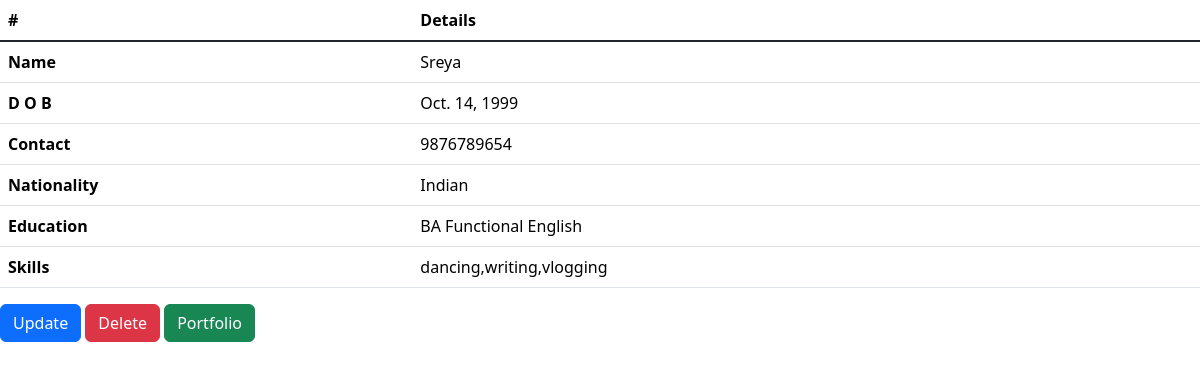
Page /list/25 on the committed database.
### userapp/models.py (models this page shows, shortened)
class Info(models.Model):
    name=models.CharField(max_length=200,null=True)
    DOB=models.DateField(auto_now=False,name=None)
    Contact=models.IntegerField()
    Nationality=models.CharField(max_length=200,null=True)
    Education=models.CharField(max_length=200,null=True)
    Skills=models.CharField(max_length=400,null=True)

### userapp/views.py (the view)
# urls.py: path('list/<int:profile_id>',views.list,name='list_id'),
def list(request,profile_id=None):
    if profile_id:
        det=Info.objects.get(id=profile_id)
    else:
        det = Info.objects.all()
    return render(request,'list.html',{'det':det})

### templates/list.html (shortened to what this page needs)
<!DOCTYPE html>
<html lang="en">
<head>
  <link href="https://cdn.jsdelivr.net/npm/bootstrap@5.3.3/dist/css/bootstrap.min.css" rel="stylesheet">
</head>
<body>
<table class="table">
  <thead>
    <tr>
      <th scope="col">#</th>
      <th scope="col">Details</th>
    </tr>
  </thead>
  <tbody class="table-group-divider">
    <tr>
      <th scope="row">Name</th>
      <td>{{ det.name }}</td>
    </tr>
    <tr>
      <th scope="row">D O B</th>
      <td>{{ det.DOB }}</td>
    </tr>
    <tr>
      <th scope="row">Contact</th>
      <td>{{ det.Contact }}</td>
    </tr>
    <tr>
      <th scope="row">Nationality</th>
      <td>{{ det.Nationality }}</td>
    </tr>
    <tr>
      <th scope="row">Education</th>
      <td>{{ det.Education }}</td>
    </tr>
    <tr>
      <th scope="row">Skills</th>
      <td>{{ det.Skills }}</td>
    </tr>
  </tbody>
</table>
<a href="{% url 'update' det.id %}" class="btn btn-primary">Update</a>
<a href="{% url 'delete' det.id %}" class="btn btn-danger">Delete</a>
<a href="{% url 'portfolio' %}" class="btn btn-success">Portfolio</a>
</body>
</html>

### rows in the picture
Info: name "Sreya", DOB "Oct. 14, 1999", Contact "9876789654", Nationality "Indian", Education "BA Functional English", Skills "dancing,writing,vlogging"
